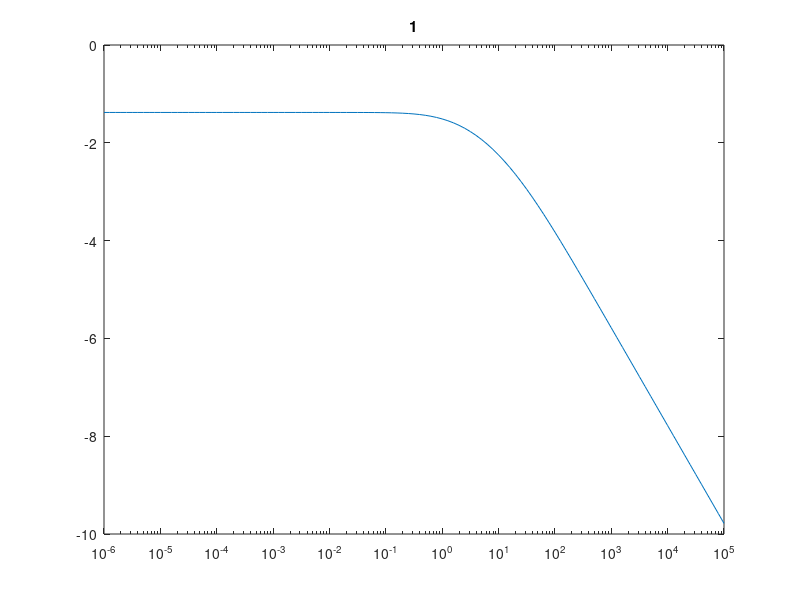

Reproduce this figure in MATLAB.
clc
clear
FunPeak=@(tol,Period2,theta2,peak2) 1./(theta2.*(2.*pi).^0.5).*exp(-0.5.*(-log(tol/peak2)/theta2).^2)./(Period2.^2+4.*pi.^2.*tol.^2);
% FunPeak=@(tol,Period2,theta2,peak2) 1./(theta2.*tol.*(2.*pi).^0.5).*exp(-0.5.*(-log(tol/(peak2))/theta2).^2);
FunBackground=@ (tol,alpha2,Period2)alpha2.*tol.^(alpha2)./(Period2.^2+4.*pi.^2.*tol.^2);
j=(-6):0.1:5;
Period=10.^(j);
y=zeros(numel(Period),1);
z=zeros(numel(Period),1);
k=zeros(numel(Period),1);
Peak=zeros(numel(Period),1);
Peak1=zeros(numel(Period),1);
for i=1:numel(Period)
    Peak(i)=1;
%     Peak(i)=1./Period(i);
    d=1;
    e=3;
y(i)=log10(integral(@(tol)FunPeak(tol,Period(i),d,Peak(i)),0,inf));
% y(i)=(integral(@(tol)FunPeak(tol,Period(i),d,Peak(i)),0,inf));
% z(i)=log10(integral(@(tol)FunPeak(tol,Period(i),e,Peak(i)),0,inf));
% z(i)=log(integral(@(tol)FunPeak(tol,Period(i),2,Peak1(i)),0,inf));
%  k(i)=integral(@(tol) FunBackground(tol,0.3,Period(i)),1,10);
end
% hold on
figure
semilogx(Period,y)
% % hold off
title(d);